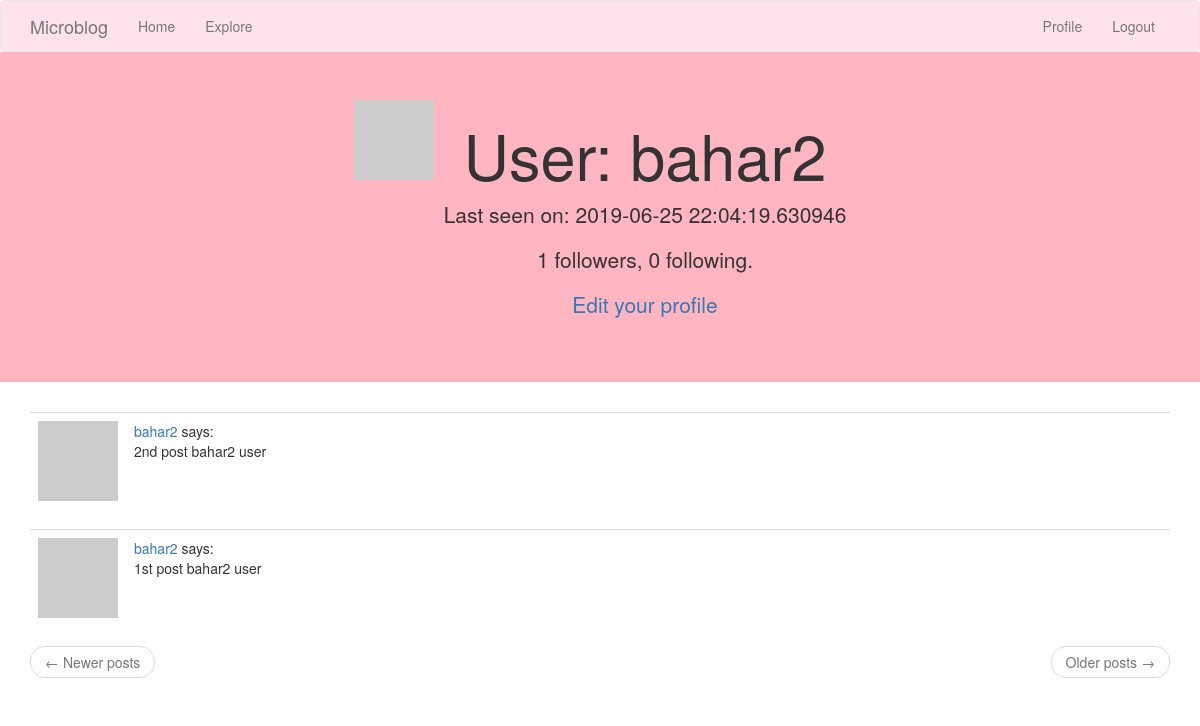
Page /user/bahar2 (signed in) on the earlier database version.
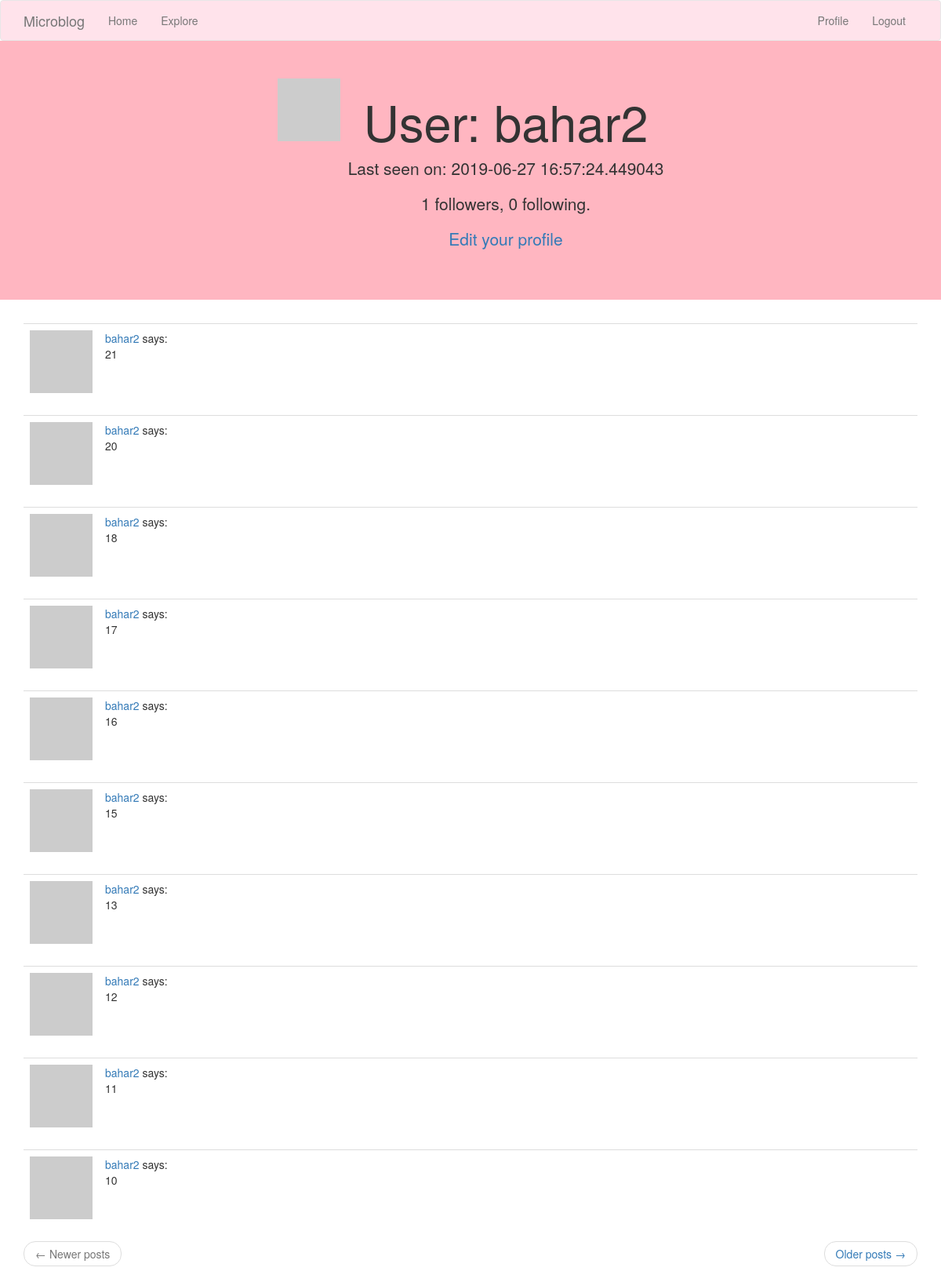
Same page on the later database version.
### app/models.py (models this page shows, shortened)
class User(UserMixin, db.Model):
    id = db.Column(db.Integer, primary_key=True)
    username = db.Column(db.String(64), index=True, unique=True)
    email = db.Column(db.String(120), index=True, unique=True)
    password_hash = db.Column(db.String(128))
    posts = db.relationship('Post', backref='author', lazy='dynamic')
    about_me = db.Column(db.String(140))
    last_seen = db.Column(db.DateTime, default=datetime.utcnow)
    def avatar(self, size):
        digest = md5(self.email.lower().encode('utf-8')).hexdigest()
        return 'https://www.gravatar.com/avatar/{}?d=identicon&s={}'.format(
            digest, size)
    followed = db.relationship(
        'User', secondary=followers,
        primaryjoin=(followers.c.follower_id == id),
        secondaryjoin=(followers.c.followed_id == id),
        backref=db.backref('followers', lazy='dynamic'), lazy='dynamic')

class Post(db.Model):
    id = db.Column(db.Integer, primary_key=True)
    body = db.Column(db.String(140))
    timestamp = db.Column(db.DateTime, index=True, default=datetime.utcnow)
    user_id = db.Column(db.Integer, db.ForeignKey('user.id'))

### app/routes.py (the view)
@app.route('/user/<username>')
@login_required
def user(username):
    user = User.query.filter_by(username=username).first_or_404()
    page = request.args.get('page', 1, type=int)
    posts = user.posts.order_by(Post.timestamp.desc()).paginate(
        page, app.config['POSTS_PER_PAGE'], False)
    next_url = url_for('user', username=user.username, page=posts.next_num) \
        if posts.has_next else None
    prev_url = url_for('user', username=user.username, page=posts.prev_num) \
        if posts.has_prev else None
    return render_template('user.html', user=user, posts=posts.items,
                           next_url=next_url, prev_url=prev_url)

### app/models.py (called while the page is built)
@login.user_loader
def load_user(id):
    return User.query.get(int(id))

### app/routes.py (called while the page is built)
@app.before_request
def before_request():
    if current_user.is_authenticated:
        current_user.last_seen = datetime.utcnow()
        db.session.commit()

### app/templates/user.html (shortened to what this page needs)
{% extends "base.html" %}
{% block app_content %}
    <div class="jumbotron text-center" style="background-color:#FFB6C1">
    <table align="center">
        <tr valign="top">
            <td style="padding-right:10px;"><img src="{{ user.avatar(128) }}"></td>
            <td><h1>User: {{ user.username }}</h1>
        {% if user.last_seen %}<p>Last seen on: {{ user.last_seen }}</p>{% endif %}
        <p>{{ user.followers.count() }} followers, {{ user.followed.count() }} following.</p>
        {% if user == current_user %}
        <p><a href="{{ url_for('edit_profile') }}">Edit your profile</a></p>
        {% elif not current_user.is_following(user) %}
        <p><a href="{{ url_for('follow', username=user.username) }}">Follow</a></p>
        {% else %}
        <p><a href="{{ url_for('unfollow', username=user.username) }}">Unfollow</a></p>
        {% endif %}
            </td>
        </tr>
    </table>
    </div>
    <div class="container" >
    {% for post in posts %}
        {% include '_post.html' %}
    {% endfor %}
    <nav aria-label="...">
        <ul class="pager">
            <li class="previous{% if not prev_url %} disabled{% endif %}">
                <a href="{{ prev_url or '#' }}">
                    <span aria-hidden="true">&larr;</span> Newer posts
                </a>
            </li>
            <li class="next{% if not next_url %} disabled{% endif %}">
                <a href="{{ next_url or '#' }}">
                    Older posts <span aria-hidden="true">&rarr;</span>
                </a>
            </li>
        </ul>
    </nav>
    </div>
{% endblock %}

### app/templates/_post.html
    <table class="table table-hover">
        <tr>
            <td width="70px">
                <a href="{{ url_for('user', username=post.author.username) }}">
                    <img src="{{ post.author.avatar(70) }}" />
                </a>
            </td>
            <td>
                <a href="{{ url_for('user', username=post.author.username) }}">
                    {{ post.author.username }}
                </a>
                says:
                <br>
                {{ post.body }}
            </td>
        </tr>
    </table>

Differences in the rows shown:
no longer on this page (row unchanged): Post: author.username "bahar2", body "2nd post bahar2 user"
no longer on this page (row unchanged): Post: author.username "bahar2", body "1st post bahar2 user"
changed User "bahar2": last_seen "2019-06-25 22:04:19.630946" → "2019-06-27 16:57:24.449043"
added Post: author.username "bahar2", body "21"
added Post: author.username "bahar2", body "20"
added Post: author.username "bahar2", body "18"
added Post: author.username "bahar2", body "17"
added Post: author.username "bahar2", body "16"
added Post: author.username "bahar2", body "15"
added Post: author.username "bahar2", body "13"
added Post: author.username "bahar2", body "12"
added Post: author.username "bahar2", body "11"
added Post: author.username "bahar2", body "10"
